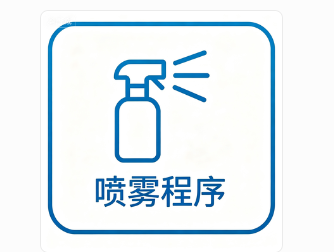
#> input picture tools/assets/window3_spray_source.png, 334 x 252 px
$ python resize_button15_icon.py
#> lines starting #> are read from the running program, lines starting #| are printed output that depends on the picture
#> in main, source is the input picture: PIL image 334x252 RGB; mean R, G, B 231.3, 240.2, 245.1
### tools/build_window3_customer_icons.py
#!/usr/bin/env python3
"""Extract the supplied Window3 artwork without changing its blue color."""

from __future__ import annotations

from pathlib import Path

from PIL import Image


ROOT = Path(__file__).resolve().parents[1]
SOURCE_DIR = ROOT / "resources" / "window3_icon_sources"
RESOURCE_DIR = ROOT / "resources"

# Crop away the screenshot frame and browser overlay while keeping the
# supplied artwork color. Each supplied page icon retains its own caption.
ICON_SPECS = {
    "program": ((75, 35, 215, 205), "window3_program_88.png", 88),
    "enable": ((98, 45, 210, 218), "window3_enable_88.png", 88),
    "start_time": ((90, 50, 220, 225), "window3_start_time_108.png", 108),
    "week_mode": ((95, 30, 250, 225), "window3_week_mode_108.png", 108),
    "interval_mode": ((55, 40, 225, 230), "window3_interval_mode_100.png", 100),
    "interval": ((70, 55, 245, 205), "window3_interval_96.png", 96),
    "delay": ((88, 30, 222, 205), "window3_delay_96.png", 96),
}


def extract_blue_art(
    source: Image.Image,
    crop: tuple[int, int, int, int],
    output_size: int,
) -> Image.Image:
#> called with crop = (80, 40, 235, 220), output_size = 88
    image = source.convert("RGB").crop(crop)
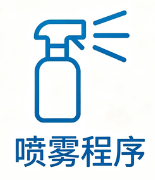
#> image: PIL image 155x180 RGB; mean R, G, B 219.6, 232.6, 240.4
    transparent = Image.new("RGBA", image.size, (0, 0, 0, 0))
#> transparent: PIL image 155x180 RGBA; every value is 0
    source_pixels = image.load()
    output_pixels = transparent.load()
    for y in range(image.height):
        for x in range(image.width):
            red, green, blue = source_pixels[x, y]
            # Coverage is derived from the supplied blue-vs-red difference.
            # This retains antialiased edge pixels without recoloring them.
            alpha = max(0, min(255, round((blue - red - 2) * 1.65)))
            if alpha:
                output_pixels[x, y] = (red, green, blue, alpha)

    transparent.thumbnail((output_size, output_size), Image.Resampling.LANCZOS)
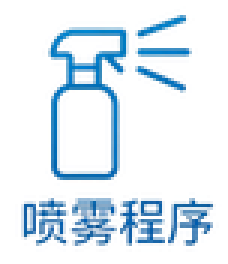
#> transparent: PIL image 76x88 RGBA (shown 3 times larger); mean R, G, B, A 15.5, 38.3, 56.4, 34; transparent parts drawn white
    output = Image.new("RGBA", (output_size, output_size), (0, 0, 0, 0))
#> output: PIL image 88x88 RGBA; every value is 0
    output.alpha_composite(
        transparent,
        (
            (output_size - transparent.width) // 2,
            (output_size - transparent.height) // 2,
        ),
    )
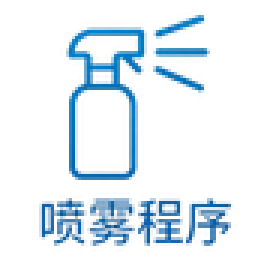
#> output: PIL image 88x88 RGBA (shown 3 times larger); mean R, G, B, A 13.2, 33.1, 48.7, 29.4; transparent parts drawn white
    return output


# [38 lines left out: functions find_spray_source, remove_white_from_spray, main, not called in this run]


# [2 lines that do not run on import are left out]

### tools/ftu_style.py
#!/usr/bin/env python3
"""Apply the cj96 visual system while preserving FTU control IDs and bindings."""

from __future__ import annotations

import argparse
from collections import Counter
import io
import json
import shutil
import struct
import zlib
from pathlib import Path

import resvg_py
from PIL import Image, ImageDraw, ImageEnhance, ImageFilter, ImageFont


ROOT = Path(__file__).resolve().parents[1]
UI_DIR = ROOT / "ui"
RESOURCE_DIR = ROOT / "resources"
BACKUP_DIR = ROOT / "Release" / "ui_redesign_backup"
LUCIDE_DIR = ROOT / "Release" / "ui_assets" / "lucide"
VISUAL_DIR = ROOT / "Release" / "ui_assets" / "visuals"


COLORS = {
    "background": 0x1C86E8,
    "surface": 0xCFE3FA,
    "surface_soft": 0xF6E8D1,
    "border": 0x6DB6F2,
    "control": 0x536475,
    "ink": 0x111318,
    "muted": 0x495463,
    "header": 0x0F6FCB,
    "primary": 0x168BFF,
    "primary_dark": 0x005BBB,
    "primary_soft": 0xD9EBFF,
    "cream": 0xCFE3FA,
    "cream_deep": 0xE9D5B8,
    "nav_dark": 0x126FC8,
    "amber": 0xFF9F0A,
    "danger": 0xFF3B30,
    "danger_dark": 0xD92D20,
    "danger_soft": 0xFFF0EF,
    "success": 0x34C759,
    "success_dark": 0x248A3D,
    "success_soft": 0xECF8EF,
}


def rgb(name: str) -> tuple[int, int, int]:
    value = COLORS[name]
    return (value >> 16, (value >> 8) & 0xFF, value & 0xFF)


FONT_DIRS = (
    ROOT / "fonts",
    ROOT / "resources" / "fonts",
    Path(r"C:\Windows\Fonts"),
)

FONT_PRESETS = {
    "HarmonyOS Sans": (
        "HarmonyOS_Sans_SC_Regular.ttf",
        "HarmonyOS_Sans_SC.ttf",
        "HarmonyOSSansSC-Regular.ttf",
        "HarmonyOS Sans SC Regular.ttf",
        "HarmonyOS Sans SC.ttf",
        "HarmonyOS_Sans_Regular.ttf",
        "HarmonyOSSans-Regular.ttf",
    ),
    "MiSans": (
        "MiSans-Regular.ttf",
        "MiSans.ttf",
        "MiSans-Normal.ttf",
        "MiSans-Demibold.ttf",
    ),
    "PingFang SC": (
        "PingFangSC-Regular.ttf",
        "PingFang SC.ttf",
        "PingFang.ttc",
        "PingFang-SC-Regular.ttf",
    ),
}

FONT_PREVIEW_CAPTIONS = {
    "SysRunTextView", "SysRunShowTextView", "WaterBarTextView",
    "WaterBarShowTextView", "TrafficTextView", "TrafficShowTextView",
    "WaterSourceTextView", "WaterSource1TextView", "PumpTextView1",
    "PumpTextView2", "PumpTextView3", "PumpTextView4", "PumpTextView5",
    "WaterBarPicTextView1", "WaterBarPicTextView2",
}

PUHUITI_FAMILY = "Alibaba-PuHuiTi-Regular"
TEXT_CONTROL_KINDS = {
    "button", "textview", "edittext", "radiobuttons", "digitalclock",
    "item", "subitem", "checkbox",
}


# [10 lines left out: function render_lucide, not called in this run]


def decode_ftu(path: Path) -> tuple[dict, bytes, int]:
#> (the run stopped early here; a loop or call above may not have finished)

$ run again, with device_window8_panel.png copied over tools/assets/window3_spray_source.png
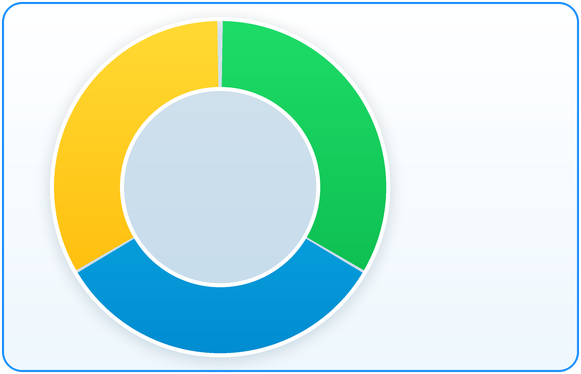
#> input picture device_window8_panel.png, 581 x 374 px
#> in main, source is the input picture: PIL image 581x374 RGBA; mean R, G, B, A 193.5, 225.1, 213.1, 250.1
#> in extract_blue_art, `transparent.thumbnail((output_size, output_size), Image.Resampling.LAN..`:
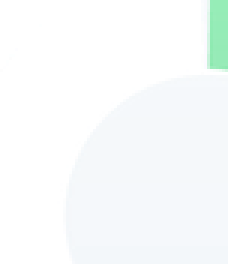
#> transparent: PIL image 76x88 RGBA (shown 3 times larger); mean R, G, B, A 102.3, 114.7, 118.2, 24.8; transparent parts drawn white
#> in extract_blue_art, `output.alpha_composite( transparent, ( (output_size - transparent.widt..`:
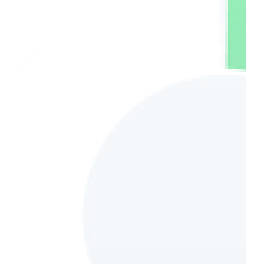
#> output: PIL image 88x88 RGBA (shown 3 times larger); mean R, G, B, A 88.4, 99, 102.1, 21.4; transparent parts drawn white
